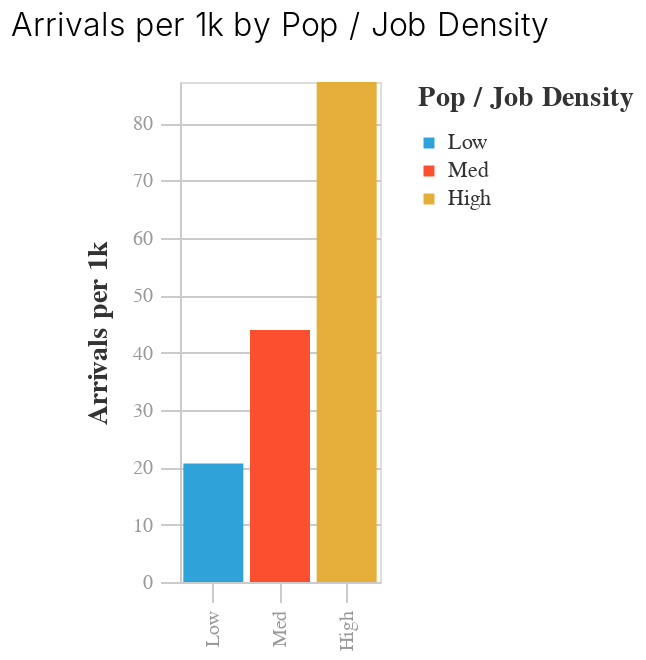

The cell this chart's notebook holds for it:
### Code cell
# Set the y-axis to be the same when comparing 
# bar charts by density or equity
DENSITY_MAX = by_density.arrivals_per_1k_pj.max()
EQUITY_MAX = by_equity.arrivals_per_1k_pj.max()
Y_MAX = max(DENSITY_MAX, EQUITY_MAX)

bar = (alt.Chart(
    by_density.assign(
        popjobdensity_group = by_density.popjobdensity_group.map(LEGEND_LABELS)
    )
 )
 .mark_bar()
 .encode(
     x=alt.X("popjobdensity_group:N", 
             axis=alt.Axis(title=""), 
             scale=alt.Scale(domain=LEGEND_ORDER)
            ),
     y=alt.Y("arrivals_per_1k_pj:Q",
             axis=alt.Axis(title="Arrivals per 1k"),
             scale=alt.Scale(domain=[0, Y_MAX])
            ),
     color=alt.Color("popjobdensity_group:N", title="Pop / Job Density", 
                    scale=alt.Scale(domain=LEGEND_ORDER, 
                                    range=map_utils.FIVETHIRTYEIGHT_CATEGORY_COLORS
                                   )
                    )
 )
)

bar = (map_utils.preset_chart_config(bar)
       .properties(title="Arrivals per 1k by Pop / Job Density", 
                  width = map_utils.chart_width*0.25)
)

display(bar)
bar.save("./img/arrivals_per_1k_popjobdensity.png")

### Figure 1 — Vega-Lite specification as saved in the notebook (floating-point values rounded to 4 significant figures)
{"$schema": "https://vega.github.io/schema/vega-lite/v4.8.1.json", "config": {"axis": {"domainColor": "#cbcbcb", "grid": true, "gridColor": "#cbcbcb", "gridWidth": 1, "labelColor": "#999", "labelFont": "Arial", "labelFontSize": 10, "labelPadding": 4, "tickColor": "#cbcbcb", "tickSize": 10, "titleColor": "#333", "titleFont": "Arial", "titleFontSize": 14, "titlePadding": 10}, "axisBand": {"grid": false}, "background": "white", "font": "Arial", "header": {"labelFont": "Arial", "titleFont": "Arial"}, "legend": {"labelColor": "#333", "labelFont": "Arial", "labelFontSize": 11, "padding": 1, "symbolSize": 30, "symbolType": "square", "titleColor": "#333", "titleFont": "Arial", "titleFontSize": 14, "titlePadding": 10}, "title": {"anchor": "middle", "font": "Arial", "fontSize": 16, "fontWeight": 300, "offset": 20}, "view": {"continuousHeight": 300, "continuousWidth": 400}}, "data": {"name": "data-6aa58cef74e9e31f17e640f4ef326e0a"}, "datasets": {"data-6aa58cef74e9e31f17e640f4ef326e0a": [{"Population": 13235804, "Tract": 2657, "arrivals_per_1k_pj": 20.68, "itp_id": 2460, "num_arrivals": 367379, "num_jobs": 4529890, "num_pop_jobs": 17765694, "popjobdensity_group": "Low", "stop_id": 18709, "stops_per_1k_pj": 1.053}, {"Population": 13252702, "Tract": 2674, "arrivals_per_1k_pj": 43.91, "itp_id": 3500, "num_arrivals": 798881, "num_jobs": 4939682, "num_pop_jobs": 18192384, "popjobdensity_group": "Med", "stop_id": 28643, "stops_per_1k_pj": 1.574}, {"Population": 12794954, "Tract": 2676, "arrivals_per_1k_pj": 87.16, "itp_id": 4906, "num_arrivals": 1763171, "num_jobs": 7433255, "num_pop_jobs": 20228209, "popjobdensity_group": "High", "stop_id": 36540, "stops_per_1k_pj": 1.806}]}, "encoding": {"color": {"field": "popjobdensity_group", "scale": {"domain": ["Low", "Med", "High"], "range": ["#30a2da", "#fc4f30", "#e5ae38", "#6d904f", "#8b8b8b", "#b96db8", "#ff9e27", "#56cc60", "#52d2ca", "#52689e", "#545454", "#9fe4f8"]}, "title": "Pop / Job Density", "type": "nominal"}, "x": {"axis": {"title": ""}, "field": "popjobdensity_group", "scale": {"domain": ["Low", "Med", "High"]}, "type": "nominal"}, "y": {"axis": {"title": "Arrivals per 1k"}, "field": "arrivals_per_1k_pj", "scale": {"domain": [0, 87.16]}, "type": "quantitative"}}, "height": 250, "mark": "bar", "title": "Arrivals per 1k by Pop / Job Density", "usermeta": {"embedOptions": {"theme": "fivethirtyeight"}}, "width": 100}
